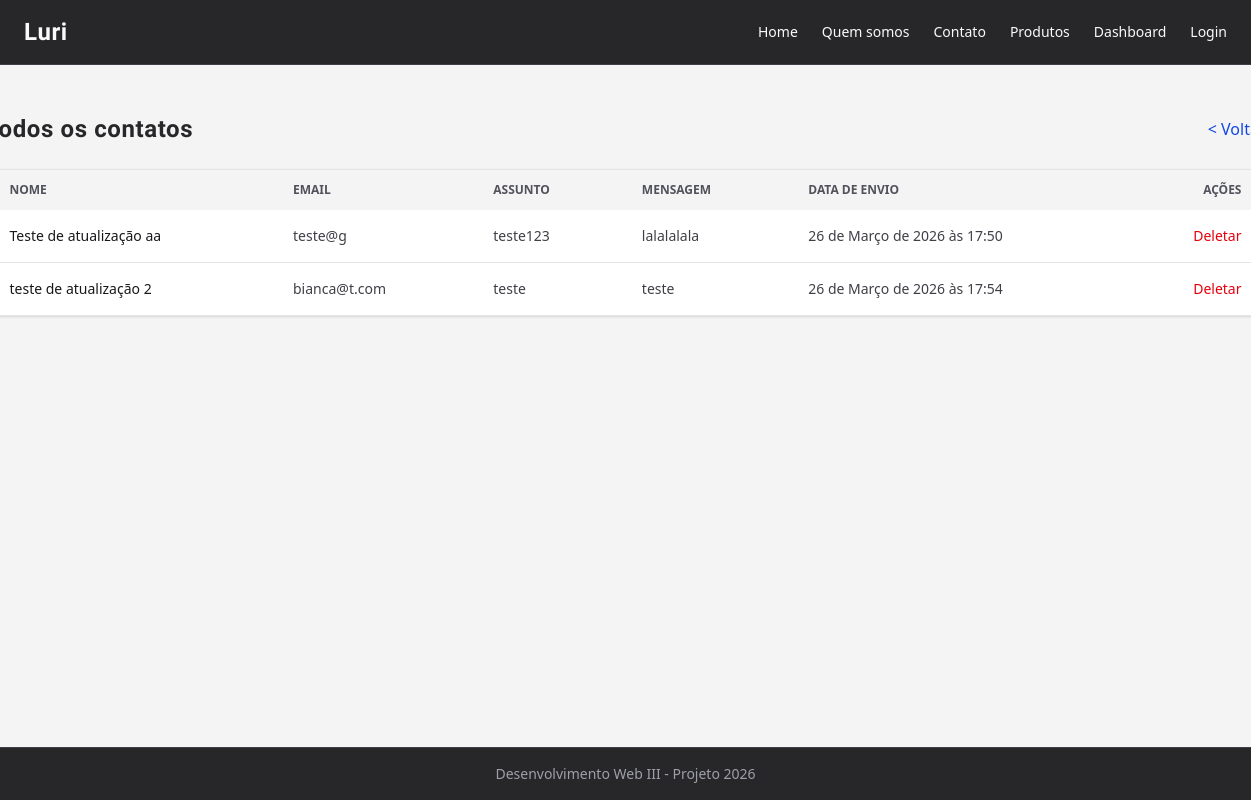
The app's page /listar-contatos with its own data.
### app/models.py (models this page shows, shortened)
class Contato(models.Model):
    nome = models.CharField(max_length=100)
    email = models.CharField(max_length=180)
    assunto = models.CharField(max_length=100)
    mensagem = models.TextField()
    data_envio = models.DateTimeField(auto_now_add=True)

### app/views.py (the view)
# urls.py: path('listar-contatos', views.listarContatos, name='listarcontatos'),
def listarContatos(request):
    _contatos = Contato.objects.all().values()
    return render(request, 'admin/admin-contatos.html', {'contatos': _contatos})

### app/templates/admin/admin-contatos.html (shortened to what this page needs)
{% extends 'template.html' %}
{% block conteudo %}
<section class="section mx-auto py-12 px-4">
    <div class="w-7xl flex items-center justify-between mb-6 change-title">
        <h1 class="text-2xl font-semibold text-zinc-800">Todos os contatos</h1>
        <a href="{% url 'dashboard' %}">< Voltar</a>
    </div>
    <div class="overflow-x-auto bg-white rounded-xl shadow-sm border border-zinc-200">
        <table class="w-7xl text-sm text-left text-zinc-700">
            <thead class="bg-zinc-100 text-xs uppercase text-zinc-600">
                <tr>
                    <th class="px-6 py-3">Nome</th>
                    <th class="px-6 py-3">Email</th>
                    <th class="px-6 py-3">Assunto</th>
                    <th class="px-6 py-3">Mensagem</th>
                    <th class="px-6 py-3">Data de envio</th>
                    <th class="px-6 py-3 text-right">Ações</th>
                </tr>
            </thead>
            <tbody class="divide-y divide-zinc-200">
                {% for msg in contatos %}
                    <tr class="hover:bg-zinc-50 transition">
                        <td class="px-6 py-4 font-medium text-zinc-900">{{ msg.nome }}</td>
                        <td class="px-6 py-4">{{ msg.email }}</td>
                        <td class="px-6 py-4">{{ msg.assunto }}</td>
                        <td class="px-6 py-4 max-w-xs truncate">{{ msg.mensagem }}</td>
                        <td class="px-6 py-4">{{ msg.data_envio }}</td>
                        <td class="px-6 py-4 text-right">
                            <div class="flex justify-end gap-2">
                                <a href="{% url 'modal' classe='contato' objeto=msg.nome acao='del'  id=msg.id %}" class="text-red-600 hover:underline text-sm">Deletar</a>
                            </div>
                        </td>
                    </tr>
                {% empty %}
                    <tr>
                        <td colspan="6" class="px-6 py-6 text-center text-zinc-500">Nenhum contato encontrado.</td>
                    </tr>
                {% endfor %}
            </tbody>
        </table>
    </div>
</section>
{% endblock %}

### records on screen
Contato: nome "Teste de atualização aa", email "teste@g", assunto "teste123", mensagem "lalalalala", data_envio "26 de Março de 2026 às 17:50"
Contato: nome "teste de atualização 2", email "bianca@t.com", assunto "teste", mensagem "teste", data_envio "26 de Março de 2026 às 17:54"
